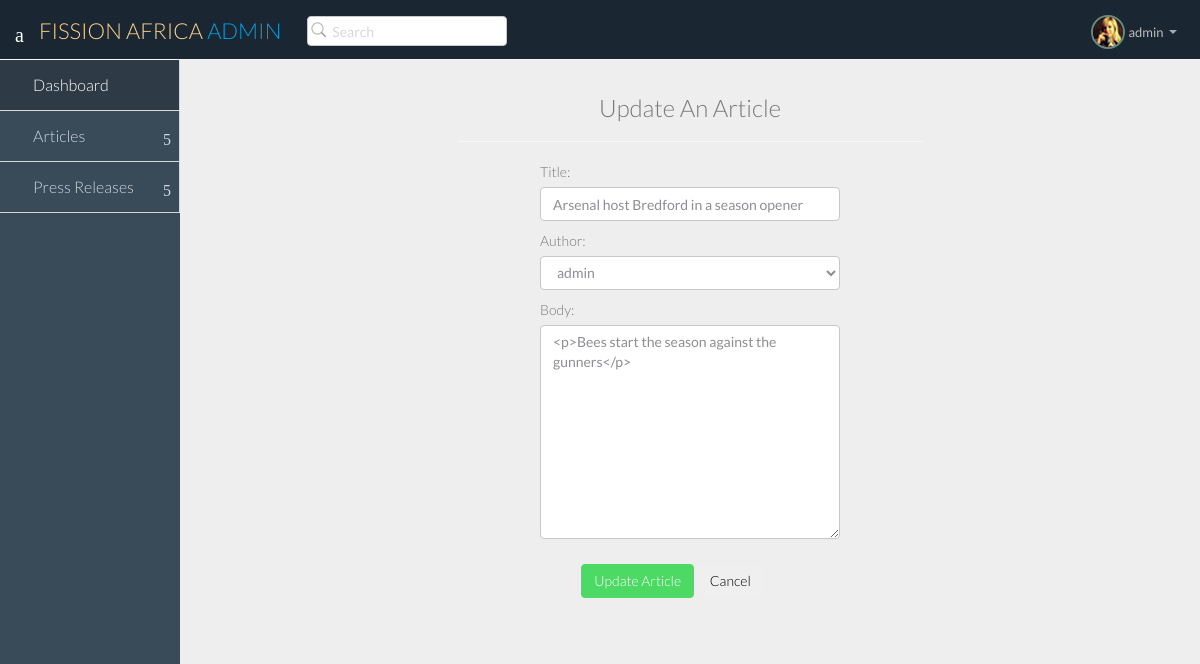
Page /article/1/update/ (signed in) on the committed database.
### core/models.py (models this page shows, shortened)
class Article(models.Model):
	author = models.ForeignKey(User, on_delete=models.CASCADE)
	title = models.CharField(max_length=500)
	body = RichTextField(blank=True, null=True)
	date_posted = models.DateField(default=timezone.now)

### core/views.py (the view)
# urls.py: path("article/<int:pk>/update/", ArticleUpdateView.as_view(), name="update-article"),
class ArticleUpdateView(UpdateView):
	model = Article
	form_class = EditArticleForm
	template_name = "update-article.html"

### core/forms.py
class EditArticleForm(forms.ModelForm):
    class Meta:
        model = Article
        fields = ('title', 'author', 'body')
        widgets = {
            'title': forms.TextInput(attrs={'class': 'form-control'}),
            'author': forms.Select(attrs={'class': 'form-control'}),
            'body': forms.Textarea(attrs={'class': 'form-control'}),
        }

### templates/update-article.html (shortened to what this page needs)
{% extends "base.html" %}
{% load crispy_forms_tags %}
{% block content %}
<section id="main-content">
  <section class="wrapper">
    <div class="d-flex flex-column-fluid">
    							<div class="container">
    								<div class="row">
                      <div class="col-lg-3"></div>
    									<div class="col-lg-6">
    										<div class="card card-custom gutter-b example example-compact">
    											<form class="form" action="" method="POST" enctype="multipart/form-data">
    												<div class="card-body bg-secondary">
    													<h3 class="font-size-lg text-dark text-center font-weight-bold mb-6">Update An Article</h3>
    													<hr>
                              <div class="form-group row">
    														<div class="col-lg-2"></div>
                                  <div class="col-lg-8">
    															{{ form.as_p}}
    														</div>
                                </div>
    												</div>
    												<div class="card-footer">
    													<div class="row">
    														<div class="col-lg-3"></div>
    														<div class="col-lg-6">
    															<button type="submit" class="btn btn-success mr-2">Update Article</button>
    															<button type="reset" class="btn btn-secondary">Cancel</button>
    														</div>
    													</div>
    												</div>
    											</form>
    										</div>
    									</div>
    								</div>
    							</div>
    						</div>
  </section>
</section>
{% endblock content %}

### templates/base.html (shortened to what this page needs)
{% load static %}
<!DOCTYPE html>
<html lang="en">
<head>
  <link href="{% static 'nice-admin/css/bootstrap.min.css' %}" rel="stylesheet">
  <link href="{% static 'nice-admin/css/bootstrap-theme.css' %}" rel="stylesheet">
  <link href="{% static 'nice-admin/css/elegant-icons-style.css' %}" rel="stylesheet" />
  <link href="{% static 'nice-admin/css/font-awesome.min.css' %}" rel="stylesheet" />
  <link href="{% static 'nice-admin/assets/fullcalendar/fullcalendar/bootstrap-fullcalendar.css' %}" rel="stylesheet" />
  <link href="{% static 'nice-admin/assets/fullcalendar/fullcalendar/fullcalendar.css' %}" rel="stylesheet" />
  <link href="{% static 'nice-admin/assets/jquery-easy-pie-chart/jquery.easy-pie-chart.css' %}" rel="stylesheet" type="text/css" media="screen" />
  <link rel="stylesheet" href="{% static 'nice-admin/css/owl.carousel.css' %}" type="text/css">
  <link href="{% static 'nice-admin/css/jquery-jvectormap-1.2.2.css' %}" rel="stylesheet">
  <link rel="stylesheet" href="{% static 'nice-admin/css/fullcalendar.css' %}">
  <link href="{% static 'nice-admin/css/widgets.css' %}" rel="stylesheet">
  <link href="{% static 'nice-admin/css/style.css' %}" rel="stylesheet">
  <link href="{% static 'nice-admin/css/style-responsive.css' %}" rel="stylesheet" />
  <link href="{% static 'nice-admin/css/xcharts.min.css' %}" rel=" stylesheet">
  <link href="{% static 'nice-admin/css/jquery-ui-1.10.4.min.css' %}" rel="stylesheet">
</head>
<body>
{% if user.is_authenticated %}
  <section id="container" class="">
    <header class="header dark-bg">
      <div class="toggle-nav">
        <div class="icon-reorder tooltips" data-original-title="Toggle Navigation" data-placement="bottom"><i class="icon_menu"></i></div>
      </div>
      <a href="/" class="logo">FISSION AFRICA <span class="lite">Admin</span></a>
      <div class="nav search-row" id="top_menu">
        <ul class="nav top-menu">
          <li>
            <form class="navbar-form">
              <input class="form-control" placeholder="Search" type="text">
            </form>
          </li>
        </ul>
      </div>
      <div class="top-nav notification-row">
        <ul class="nav pull-right top-menu">
          <li class="dropdown">
            <a data-toggle="dropdown" class="dropdown-toggle" href="#">
                            <span class="profile-ava">
                                <img alt="" src="{% static 'nice-admin/img/avatar1_small.jpg' %}">
                            </span>
                            <span class="username">{{user.username}}</span>
                            <b class="caret"></b>
                        </a>
          </li>
        </ul>
      </div>
    </header>
    <aside>
      <div id="sidebar" class="nav-collapse ">
        <ul class="sidebar-menu">
          <li class="active">
            <a class="" href="/">
                          <i class="icon_house_alt"></i>
                          <span>Dashboard</span>
                      </a>
          </li>
          <li class="sub-menu">
            <a href="javascript:;" class="">
                          <i class="icon_table"></i>
                          <span>Articles</span>
                          <span class="menu-arrow arrow_carrot-right"></span>
                      </a>
          </li>
                   <li class="sub-menu">
            <a href="javascript:;" class="">
                          <i class="icon_table"></i>
                          <span>Press Releases</span>
                          <span class="menu-arrow arrow_carrot-right"></span>
                      </a>
          </li>
        </ul>
      </div>
    </aside>
    {% block content %}
    {% endblock content %}
  </section>
{% else %}
{% include "home.html" %}
{% endif %}
</body>
</html>

### rows in the picture
Article: title "Arsenal host Bredford in a season opener", author "admin", body "<p>Bees start the season against the gunners</p>"

### other values in the picture
{{ user.username }} "admin"
